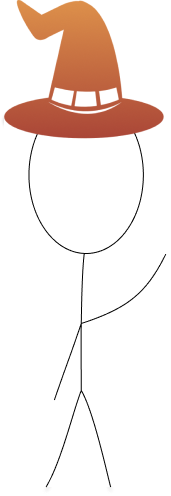
#> input picture examples/images/firewizard.png, 171 x 496 px, found by its file name
$ python using_images.py
#> lines starting #> are read from the running program, lines starting #| are printed output that depends on the picture
### src/ImgGameLib/canvas.py
from typing import IO, Optional, Union
from PIL import Image, ImageColor, ImageDraw

from ImgGameLib import constants

class Canvas:
    """A simple canvas you can draw stuff upon.

    Methods:
        - erase
        - show
        - discard
        - copy
        - register_rigidbody
        - check_collision
        - check_outofbounds
        - save
    """
    # This is based upon the tkinter canvas
    def __init__(self, width, height, bg_color: Union[tuple, str]="white", gif: bool=False) -> None:
        """Initializes a canvas.

        Parameters:
            - width: int - the width of the canvas
            - height: int - the height of the canvas
            - bg_color: Union[tuple, str] - the background color of the canvas
            - gif: bool - whether a gif should be saved instead of a normal image
        """
#> called with width = 800, height = 800, bg_color = '#99CDDE', gif = True
        self.bg_color = bg_color
        self.width = width
        self.height = height
        self.gif = gif

        self._im: Image = Image.new(
            mode="RGBA",
            size=(self.width, self.height),
            color=ImageColor.getrgb(self.bg_color)
        )
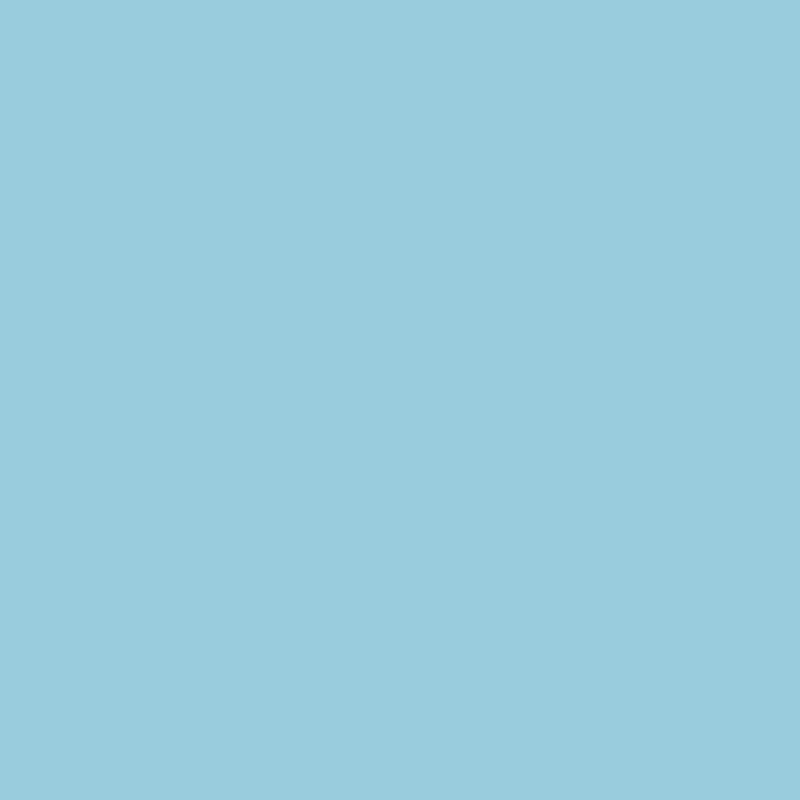
#> self._im: PIL image 800x800 RGBA; mean R, G, B, A 153, 205, 222, 255
        self._draw: ImageDraw.ImageDraw = ImageDraw.Draw(self._im)

        if self.gif:
            self.gif_frames = [self._im.copy()]

        self.rigidbodies = {
            "rect": [],
        }

    def erase(self, x1, y1, x2, y2) -> None:
        """Erases a selection of the image, with the selection being a rectangle.

        Parameters:
            - x1 - the top left x of the rectangular selection
            - y1 - the top left y of the rectangular selection
            - x2 - the bottom right x of the rectangular selection
            - y2 - the bottom right y of the rectangular selection
        """
        self._draw.rectangle((x1, y1, x2, y2), outline=None, fill=self.bg_color)

    # [5 lines left out: function show, not called in this run]

    def _append_frame(self) -> None:
        self.gif_frames.append(self._im.copy())
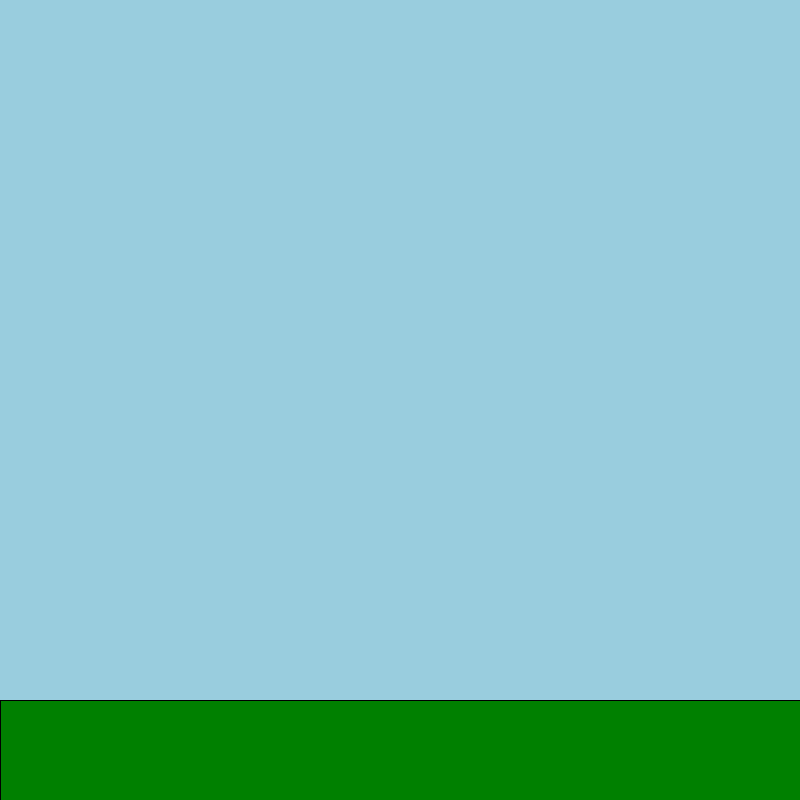
#> self._im: PIL image 800x800 RGBA; mean R, G, B, A 133.9, 195.2, 194.2, 255

    def _draw_rectangle(self, rect: "Rectangle") -> None:
        self._draw.rectangle(
            (rect.x1, rect.y1, rect.x2, rect.y2),
            outline=rect.border,
            fill=rect.fill,
            width=rect.border_thickness
        )
        if self.gif:
            self._append_frame()

    def _draw_sprite(self, sprite: "Sprite") -> None:
        if sprite.sprite.mode == "RGBA":
            the_sprite = Image.new(
                mode="RGBA",
                size=(self.width, self.height),
                color=(0, 0, 0, 0)
            )
            the_sprite.paste(sprite.sprite, (sprite.x1, sprite.y1, sprite.x2, sprite.y2))
            self._im = Image.alpha_composite(self._im, the_sprite)
            self._draw: ImageDraw.ImageDraw = ImageDraw.Draw(self._im)
        else:
            self._im.paste(
                sprite.sprite,
                (
                    sprite.x1,
                    sprite.y1,
                    sprite.x2,
                    sprite.y2
                )
            )

        if self.gif:
            self._append_frame()

    # [8 lines left out: function copy, not called in this run]

    @property
    def is_gif(self) -> bool:
        return self.gif

    # [7 lines left out: function discard_frames, not called in this run]

    def register_rigidbody(self, collider_type: int, drawable: "Drawable") -> None:
        """Registers an item as a rigidbody item.

        Required Parameters:
            collider_type: int - the type of collider (import constants for these)
            drawable: Drawable - a drawable for the rigidbody
        """
        if collider_type == constants.RECT_COLLIDER:
            self.rigidbodies["rect"].append(drawable)
        else:
            raise ValueError("Invalid collider type.")

    def check_collision(self, coords: Union[list, tuple], collider_type: int) -> bool:
        """Checks if there is collision between some object and a rigidbody.

        Required Parameters:
            coords: Union[list, tuple] - a drawable object's coordinates to check if it has collided with something
            collider_type: int - the type of collider
        """
        if collider_type == constants.RECT_COLLIDER:
            for rect_rigidbody in self.rigidbodies["rect"]:
                a_left, a_top, a_right, a_bottom = coords
                b_left, b_top, b_right, b_bottom = rect_rigidbody.coords()

                if not (a_left > b_right or a_right < b_left
                        or a_bottom < b_top or a_top > b_bottom):
                    return True
        else:
            raise ValueError("Collisions are currently unsupported for this drawable.")
        return False

    def check_outofbounds(self, drawable: "Drawable") -> bool:
        """Checks if an object is no longer visible in the image.

        Required Parameters:
            drawable: Drawable - a drawable object to check if is out of the image
        """
        if drawable.drawable_type == "rect":
            if drawable.x1 < 0 or drawable.y1 < 0 or drawable.x2 > self.width or drawable.y2 > self.height:
                return True
        else:
            raise ValueError("This function is currently unsupported for this drawable.")

        return False

    def save(self, save_file: Union[str, IO], filetype: Optional[str]=None, *, optimize_gif: bool=False, loop: bool=False, duration: int=0, no_gif: bool=False) -> None:
        """Saves the image to a file.

        Required Parameters:
            - save_file: Union[str, IO] - either a string (or pathlib.Path object) with the file name/path to save to, or a file object to save to

        Optional Parameters:
            - filetype: Optional[str] - the type of file

        Optional GIF Parameters:
            - no_gif: bool - if true, only the current frame will be saved
            - optimize_gif: bool - whether to optimize the gif
            - loop: bool - whether the gif should loop
            - duration: int - the duration of the gif in milliseconds
        """
        if self.gif and not no_gif:
            params = {
                "fp":save_file,
                "format":filetype,
                "save_all":True,
                "append_images":self.gif_frames[1:],
                "optimize":optimize_gif,
                "duration":duration
            }
            if loop: params["loop"] = 0
            self.gif_frames[0].save(**params)
        else:
            if optimize_gif:
                raise ValueError("You cannot optimize an image which isn't a gif.")
            if loop:
                raise ValueError("Images that aren't gifs cannot loop.")
            if duration:
                raise ValueError("Images that aren't gifs cannot have a set duration.")
            self._im.save(save_file, format=filetype)

### src/ImgGameLib/sprite.py
from typing import Tuple, Union
from PIL import Image
from . import constants
from .rectangle import Rectangle
from .drawable import Drawable

class Sprite(Drawable):
    collider = constants.RECT_COLLIDER
    drawable_type = "rect"

    def __init__(self, x: int, y: int, sprite: Union[str, Image.Image], width: int=None, height: int=None):
        """Creates a new sprite.

        Required Parameters:
            - x: int - the left x of the image
            - y: int - the top y of the image
            - sprite: str | PIL.Image.Image - a PIL Image object for the image or a string for the path to the image

        Optional Parameters:
            - width: int - the width of the image
            - height: int - the height of the image
        """
#> called with x = 100, y = 100, sprite = 'examples\\images\\firewizard.png', width = 68, height = 200
        self.x1 = x
        self.y1 = y
        if isinstance(sprite, Image.Image):
            self.sprite = sprite
        else:
            self.sprite = Image.open(sprite)
#> self.sprite is the input picture: PIL image 171x496 RGBA; mean R, G, B, A 27.8, 16.1, 11.2, 36.9
        self.width, self.height = self.sprite.size
#> self.width = 171; self.height = 496
        if width is not None:
            self.sprite = self.sprite.resize((width, self.height))
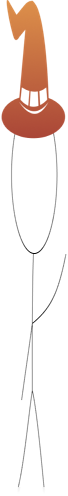
#> self.sprite: PIL image 68x496 RGBA; mean R, G, B, A 28.4, 16.5, 11.4, 37.1; transparent parts drawn white
            self.width = width
        if height is not None:
            self.sprite = self.sprite.resize((self.width, height))
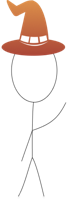
#> self.sprite: PIL image 68x200 RGBA; mean R, G, B, A 29.1, 16.8, 11.6, 37.1; transparent parts drawn white
#> in _draw_sprite, `the_sprite = Image.new( mode="RGBA", size=(self.width, self.height), c..`: the_sprite: PIL image 800x800 RGBA; every value is 0
#> in _draw_sprite, `the_sprite.paste(sprite.sprite, (sprite.x1, sprite.y1, sprite.x2, spri..`:
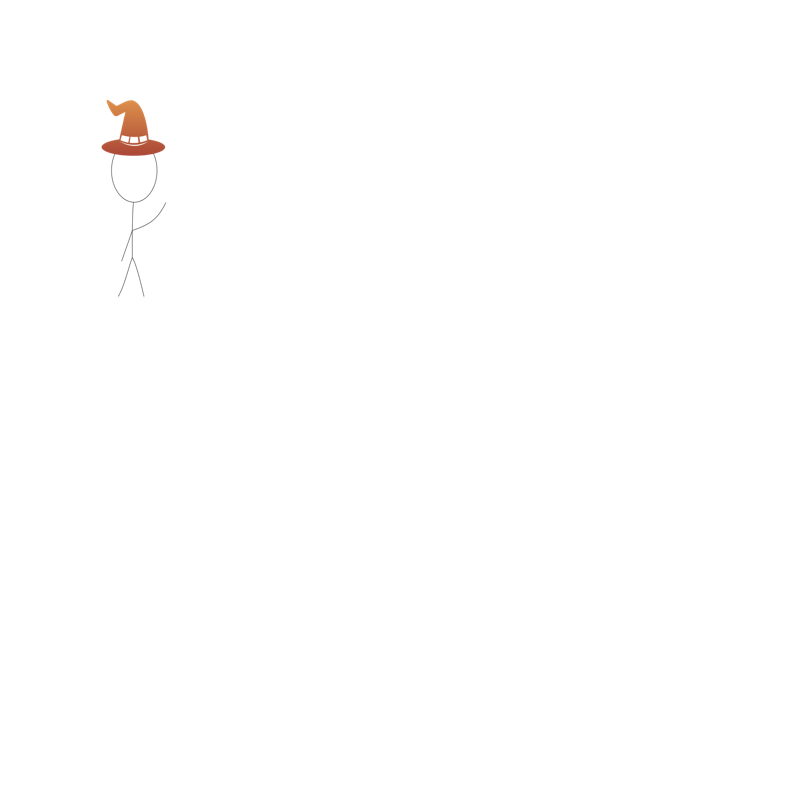
#> the_sprite: PIL image 800x800 RGBA; mean R, G, B, A 0.6, 0.4, 0.2, 0.8; transparent parts drawn white
            self.height = height
        self.x2 = x+self.width
        self.y2 = y+self.height
        self.drawn = False

    def move(self, x: int=0, y: int=0, transition: bool=False):
        """Move the sprite by some x and y.

        Parameters:
            - x: int - the amount by which to increment the x
            - y: int - the amount by which to increment the y
            - transition: bool - whether to generate an automatic transition, only applicable for gifs (not recommended for complex animations)
        """
        if not self.drawn:
            raise ValueError("The rectangle must be drawn before being moved.")
        if transition and not self.canvas.gif:
            raise ValueError("You can only generate transitions for gifs.")

        x = round(x)
        y = round(y)

        if transition:
            add_num_x = 1 if abs(x) == x else -1
            add_num_y = 1 if abs(y) == y else -1
            for _ in range(abs(x)):
                self.canvas.erase(self.x1, self.y1, self.x2, self.y2)
                self.x1 += add_num_x
                self.x2 += add_num_x
                self.canvas._draw_sprite(self)
            for _ in range(abs(y)):
                self.canvas.erase(self.x1, self.y1, self.x2, self.y2)
                self.y1 += add_num_y
                self.y2 += add_num_y
                self.canvas._draw_sprite(self)
        else:
            self.canvas.erase(self.x1, self.y1, self.x2, self.y2)
            self.x1 += x
            self.x2 += x
            self.y1 += y
            self.y2 += y
            self.canvas._draw_sprite(self)

    def coords(self) -> Tuple[int, int, int, int]:
        return self.x1, self.y1, self.x2, self.y2

    def center(self) -> Tuple[int, int]:
        return ((self.x1 + self.x2)/2, (self.y1 + self.y2)/2)

    def apply_gravity(self) -> None:
        """Applies gravity to an image. Only recommended for simple scenarios. In more complex cases, make a loop and use Canvas.check_collision(sprite.coords(), Sprite.collider) to check for collision with rigidbodies."""
        if not self.drawn:
            raise ValueError("You must first draw the rectangle before applying gravity to it.")

        velocity_y = 0
        acceleration_y = 0.6

        while not self.canvas.check_outofbounds(self) and not self.canvas.check_collision(self.coords(), Rectangle.collider):
            velocity_y += acceleration_y
            self.move(y=velocity_y)

    def draw(self, canvas: "Canvas"):
        """Draw the sprite to the canvas.

        Parameters:
            canvas: Canvas - the canvas to draw the sprite to
        """
        self.drawn = True
        self.canvas = canvas
        self.canvas._draw_sprite(self)

### src/ImgGameLib/rectangle.py
from .drawable import Drawable
from . import constants

from typing import Tuple, Union
from PIL import ImageDraw, ImageColor

class Rectangle(Drawable):
    """A simple rectangle that can be drawn to a canvas.

    Methods:
        - move
        - draw
        - coords
        - center
        - apply_gravity
    """
    collider = constants.RECT_COLLIDER
    drawable_type = "rect"

    def __init__(self, x1: int, y1: int, width: int, height: int, border: Union[tuple, str]="black", fill: Union[tuple, str]="black", border_thickness: int=1, rigidbody: bool=False):
        """Initializes a rectangle.

        Required Parameters:
            - x1: int - the first x coordinate
            - y1: int - the first y coordinate
            - width: int - the width of the rectangle
            - height: int - the height of the rectangle

        Optional Parameters:
            - border: Union[tuple, str] - the border color of the rectangle
            - fill: Union[tuple, str] - the fill color of the rectangle
            - border_thickness: int - the thickness of the border
            - rigidbody: bool - whether objects will stop when falling upon colliding with this rectangle
        """
        self.x1 = x1
        self.y1 = y1
        self.x2 = x1+width
        self.y2 = y1+height
        self.border_thickness = border_thickness
        self.border = ImageColor.getrgb(border)
        self.fill = ImageColor.getrgb(fill)
        self.rigidbody = rigidbody
        self.drawn = False

    # [36 lines left out: function move, not called in this run]

    def draw(self, canvas: "Canvas"):
        """Draw the rectangle to the canvas.

        Parameters:
            canvas: Canvas - the canvas to draw the rectangle to"""
        self.drawn = True
        self.canvas = canvas
        if self.rigidbody:
            self.canvas.register_rigidbody(
                constants.RECT_COLLIDER,
                self
            )
        self.canvas._draw_rectangle(self)

    # [11 lines left out: function apply_gravity, not called in this run]

    def coords(self) -> Tuple[int, int, int, int]:
        return self.x1, self.y1, self.x2, self.y2

    def center(self) -> Tuple[int, int]:
        return ((self.x1 + self.x2)/2, (self.y1 + self.y2)/2)

### examples/using_images.py
import ImgGameLib as igl

canvas = igl.Canvas(800, 800, bg_color="#99CDDE", gif=True)

ground = igl.Rectangle(0, 700, 800, 100, fill="green", rigidbody=True)
ground.draw(canvas)

player = igl.Sprite(100, 100, "examples\\images\\firewizard.png", width=68, height=200)
player.draw(canvas)

player.apply_gravity()

canvas.save("game.gif", duration=20)

def goLeft(canvas, player):
    print("Moving left...")
    velocity = 0
    for _ in range(15):
        # Speed up
        velocity += 0.3
        player.move(x=-velocity)
    for _ in range(25):
        # Slow down
        velocity /= 1.1
        player.move(x=-velocity)
    canvas.save("game.gif", duration=20)
    canvas.discard_frames()
def goRight(canvas, player):
    print("Moving right...")
    velocity = 0
    for _ in range(15):
        # Speed up
        velocity += 0.3
        player.move(x=velocity)
    for _ in range(25):
        # Slow down
        velocity /= 1.1
        player.move(x=velocity)
    canvas.save("game.gif", duration=20)
    canvas.discard_frames()
def jump(canvas, player):
    print("Jumping...")
    velocity = 1
    for _ in range(10):
        # Speed up
        velocity += 0.6
        player.move(y=-velocity)
    for _ in range(5):
        # Slow down
        velocity /= 1.3
        player.move(y=-velocity)
    player.apply_gravity()
    canvas.save("game.gif", duration=40)
    canvas.discard_frames()

action = " "
while action[0].lower() != "q":
    action = input("What action would you like to take? Left, right, jump, or quit? ")
#> (the run stopped early here; a loop or call above may not have finished)
